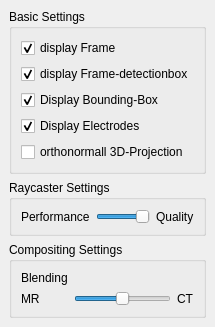
<?xml version="1.0" encoding="UTF-8"?>
<ui version="4.0">
 <class>RenderSettings</class>
 <widget class="QDockWidget" name="RenderSettings">
  <property name="geometry">
   <rect>
    <x>0</x>
    <y>0</y>
    <width>194</width>
    <height>323</height>
   </rect>
  </property>
  <property name="allowedAreas">
   <set>Qt::NoDockWidgetArea</set>
  </property>
  <property name="windowTitle">
   <string>RenderSettings</string>
  </property>
  <widget class="QWidget" name="dockWidgetContents">
   <layout class="QVBoxLayout" name="verticalLayout">
    <item>
     <widget class="QGroupBox" name="groupBox">
      <property name="title">
       <string>Basic Settings</string>
      </property>
      <layout class="QGridLayout" name="gridLayout">
       <item row="1" column="0">
        <widget class="QCheckBox" name="displaydetectionbox">
         <property name="text">
          <string>display Frame-detectionbox</string>
         </property>
         <property name="checked">
          <bool>true</bool>
         </property>
        </widget>
       </item>
       <item row="2" column="0">
        <widget class="QCheckBox" name="displayboundingbox">
         <property name="text">
          <string>Display Bounding-Box</string>
         </property>
         <property name="checked">
          <bool>true</bool>
         </property>
        </widget>
       </item>
       <item row="0" column="0">
        <widget class="QCheckBox" name="displayFrame">
         <property name="text">
          <string>display Frame</string>
         </property>
         <property name="checked">
          <bool>true</bool>
         </property>
        </widget>
       </item>
       <item row="3" column="0">
        <widget class="QCheckBox" name="displayelectrodes">
         <property name="text">
          <string>Display Electrodes</string>
         </property>
         <property name="checked">
          <bool>true</bool>
         </property>
        </widget>
       </item>
       <item row="4" column="0">
        <widget class="QCheckBox" name="orthonormalThreeD">
         <property name="text">
          <string>orthonormall 3D-Projection</string>
         </property>
        </widget>
       </item>
      </layout>
     </widget>
    </item>
    <item>
     <widget class="QGroupBox" name="groupBox_2">
      <property name="title">
       <string>Raycaster Settings</string>
      </property>
      <layout class="QGridLayout" name="gridLayout_2">
       <item row="0" column="0">
        <widget class="QLabel" name="label">
         <property name="text">
          <string>Performance</string>
         </property>
        </widget>
       </item>
       <item row="0" column="1">
        <widget class="QSlider" name="performanceslider">
         <property name="maximum">
          <number>1000</number>
         </property>
         <property name="value">
          <number>1000</number>
         </property>
         <property name="orientation">
          <enum>Qt::Horizontal</enum>
         </property>
        </widget>
       </item>
       <item row="0" column="2">
        <widget class="QLabel" name="label_2">
         <property name="text">
          <string>Quality</string>
         </property>
        </widget>
       </item>
      </layout>
     </widget>
    </item>
    <item>
     <widget class="QGroupBox" name="groupBox_3">
      <property name="title">
       <string>Compositing Settings</string>
      </property>
      <layout class="QGridLayout" name="gridLayout_3">
       <item row="1" column="0">
        <widget class="QLabel" name="label_4">
         <property name="text">
          <string>MR</string>
         </property>
        </widget>
       </item>
       <item row="0" column="0">
        <widget class="QLabel" name="label_3">
         <property name="text">
          <string>Blending</string>
         </property>
        </widget>
       </item>
       <item row="1" column="1">
        <widget class="QSlider" name="blendingslider">
         <property name="maximum">
          <number>10000</number>
         </property>
         <property name="value">
          <number>5000</number>
         </property>
         <property name="orientation">
          <enum>Qt::Horizontal</enum>
         </property>
        </widget>
       </item>
       <item row="1" column="2">
        <widget class="QLabel" name="label_5">
         <property name="text">
          <string>CT</string>
         </property>
        </widget>
       </item>
      </layout>
     </widget>
    </item>
   </layout>
  </widget>
 </widget>
 <resources/>
 <connections/>
</ui>
